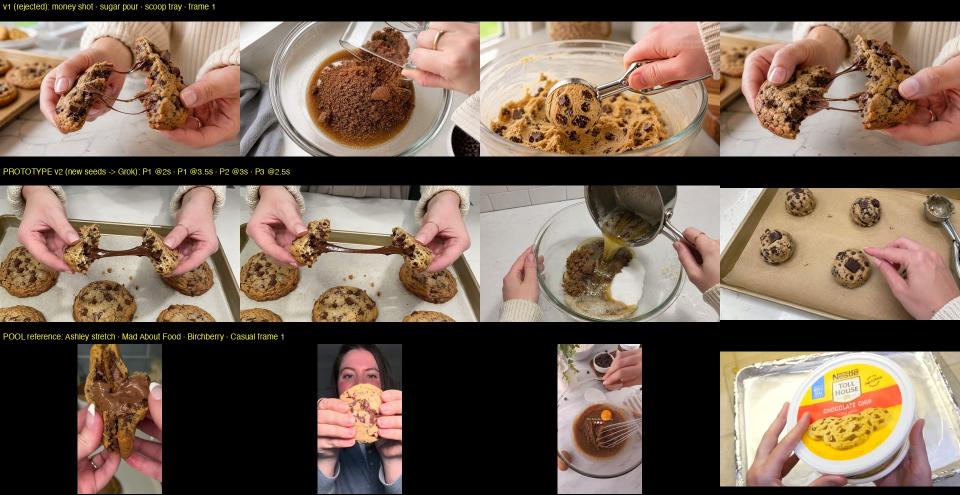
#> input picture research/techjoint_cookies/PROTO_v2_vs_v1_vs_pool.jpg, 1920 x 990 px (shown at 1/2 size)
$ python -i render_gfx.py   (imports and definitions only)
#> lines starting #> are read from the running program, lines starting #| are printed output that depends on the picture
#!/usr/bin/env python3
"""Render the on-screen graphics PNGs for the cookie video (1920x1080 space).

Clean influencer style: white rounded pills, near-black text, soft shadow;
rule banners carry a small amber accent; timers get a ring; recipe card = a
left-55% panel. Output: assets/techjoint_cookies/gfx/<key>.png (RGBA).
Positions are stored in gfx_manifest.json (x,y of the top-left corner).
"""
import json, os, math
from PIL import Image, ImageDraw, ImageFont, ImageFilter

HERE = os.path.dirname(os.path.abspath(__file__))
REPO = os.path.normpath(os.path.join(HERE, "..", ".."))
OUT = os.path.join(REPO, "assets", "techjoint_cookies", "gfx")
# [1 line not run here, left out]

AV = "/System/Library/Fonts/Avenir Next.ttc"
def font(size, face="demi"):
    idx = {"bold": 0, "demi": 2, "medium": 5, "regular": 7, "heavy": 8}[face]
    return ImageFont.truetype(AV, size, index=idx)

INK = (28, 20, 14, 255)
INK2 = (95, 78, 66, 255)
AMBER = (184, 104, 26, 255)
WHITE = (255, 255, 255, 242)
W, H = 1920, 1080


def shadow(img, blur=18, off=(0, 10), alpha=70):
    base = Image.new("RGBA", (img.width + 80, img.height + 80), (0, 0, 0, 0))
    sh = Image.new("RGBA", img.size, (0, 0, 0, 0))
    a = img.split()[3].point(lambda v: int(v * alpha / 255))
    sh.putalpha(a)
    base.paste(sh, (40 + off[0], 40 + off[1]), sh)
    base = base.filter(ImageFilter.GaussianBlur(blur))
    base.paste(img, (40, 40), img)
    return base


# [92 lines left out: functions pill, title, timer, recipe_card, not called in this run]


SPEC = {
    # key: (kind, text, anchor) ; anchor = where the top-left goes, computed below
    "title":        ("title", "CRISPY OUTSIDE · GOOEY INSIDE", "center"),
    "rule1":        ("banner", "RULE #1 · BROWN THE BUTTER", "bl"),
    "rule2":        ("banner", "RULE #2 · EXTRA YOLK", "bl"),
    "rule3":        ("banner", "RULE #3 · CHILL THE DOUGH", "bl"),
    "ing_butter":   ("pill", "butter", "list0"),
    "ing_brown":    ("pill", "brown sugar", "list1"),
    "ing_white":    ("pill", "white sugar", "list2"),
    "ing_egg":      ("pill", "1 egg + 1 extra yolk", "list3"),
    "ing_vanilla":  ("pill", "vanilla", "list4"),
    "ing_flour":    ("pill", "flour", "list5"),
    "ing_soda":     ("pill", "baking soda + salt", "list6"),
    "ing_choc":     ("pill", "way too much chocolate", "list7"),
    "toffee":       ("pill_s", "smells like toffee", "tr"),
    "cool10":       ("timer", "COOL 10 MIN", "tr"),
    "c_brown":      ("pill_s", "1 cup brown sugar", "tr"),
    "c_white":      ("pill_s", "½ cup white sugar", "tr2"),
    "yolk":         ("pill", "+1 YOLK = gooey centre", "tr"),
    "c_flour":      ("pill_s", "2¼ cups flour", "tr"),
    "c_soda":       ("pill_s", "1 tsp soda · ¾ tsp salt", "tr"),
    "stop":         ("pill", "stop here — no dry flour", "tr"),
    "c_choc":       ("pill_s", "1½ cups chocolate", "tr"),
    "scoop":        ("pill_s", "~3 Tbsp each", "tr"),
    "chill30":      ("timer", "CHILL 30 MIN", "tr"),
    "chill_done":   ("pill_s", "30 MIN — DONE", "tr"),
    "temp":         ("pill", "375°F / 190°C", "tr"),
    "bake":         ("timer", "10–12 MIN", "tr"),
    "rest":         ("pill", "5 MIN — the hardest part", "tr"),
    "crispy":       ("word", "CRISPY", "center"),
    "gooey":        ("word", "GOOEY", "center"),
    "card":         ("card", "", "card"),
}

# [20 lines left out: functions render, place, not called in this run]

man = {}
# [7 lines not run here, left out]

>>> import cv2
>>> picture = cv2.imread('PROTO_v2_vs_v1_vs_pool.jpg', cv2.IMREAD_GRAYSCALE)
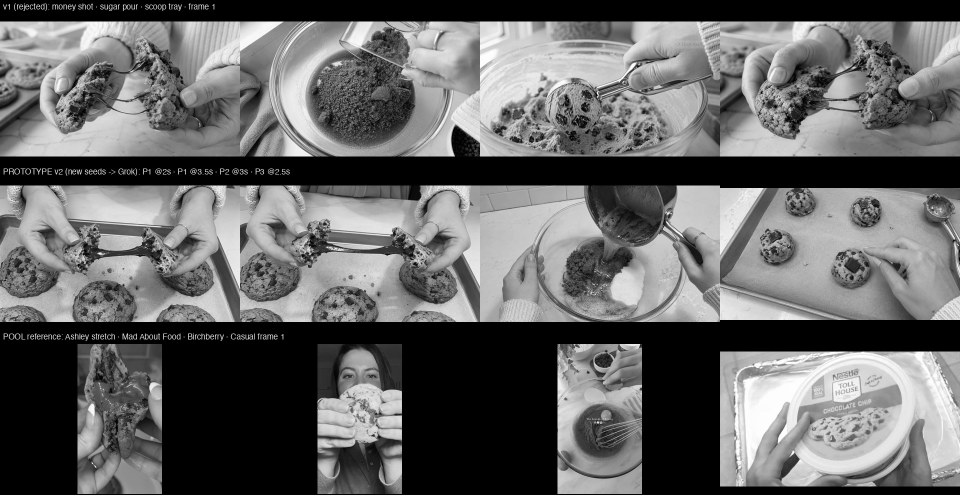
#> picture: shape (990, 1920) (shown at 1/2 size); min 0, max 255, mean 102.3
>>> result = shadow(picture)
#> (the run stopped early here; a loop or call above may not have finished)
